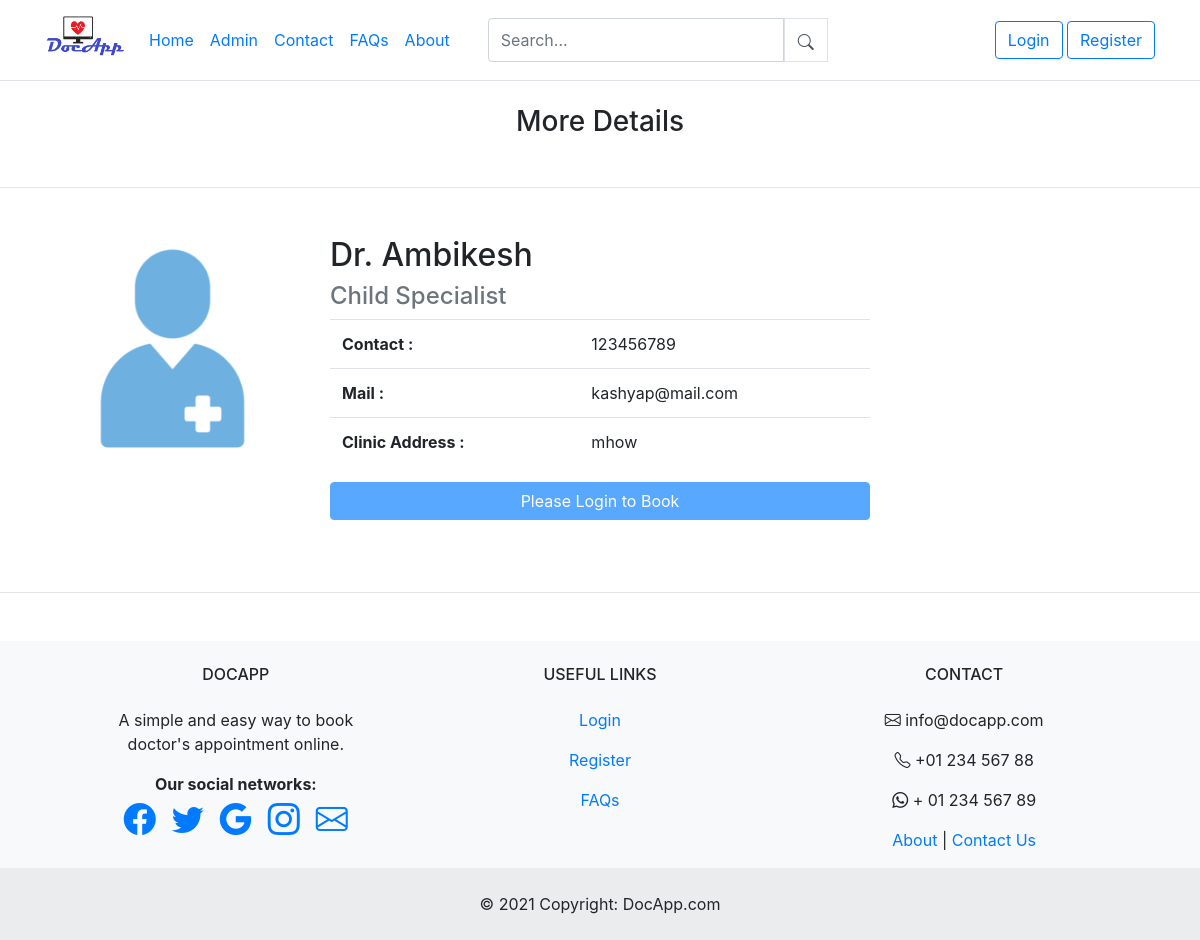
The page /moreDetails.php?doc_id=2 on the database its author committed.
### tables this page shows
CREATE TABLE `doc_info` (
  `d_id` int(11) NOT NULL,
  `d_mail` varchar(255) NOT NULL,
  `d_name` varchar(255) NOT NULL,
  `d_password` varchar(255) NOT NULL,
  `d_address` varchar(255) NOT NULL,
  `d_clinic_address` varchar(255) NOT NULL,
  `d_contact` int(10) NOT NULL,
  `d_specialist` varchar(255) NOT NULL,
  `licence_no` int(11) NOT NULL,
  `d_balance` int(11) NOT NULL DEFAULT 0,
  `self_status` varchar(10) NOT NULL DEFAULT 'NA',
  `admin_permission` varchar(10) NOT NULL DEFAULT 'G',
  `role` varchar(6) NOT NULL DEFAULT 'doctor'
);

### moreDetails.php (the view, shortened to what this page needs)
<!DOCTYPE html>
<html lang="en">
<head>
</head>
<body>
<header>
    <?php include('navbar.php');?>
</header>
<?php
include'dbconn.php';
$doc_id = isset($_GET['doc_id'])?$_GET['doc_id']:"";
$sql = "SELECT * FROM doc_info WHERE d_id='$doc_id'";
$run_sql = mysqli_query($connect,$sql);
$num_row = mysqli_num_rows($run_sql);
if($num_row == 1)
{
$result = mysqli_fetch_array($run_sql,MYSQLI_ASSOC);
$doc_name = ucfirst($result['d_name']);
$doc_mail = $result['d_mail'];
$doc_c_add = $result['d_clinic_address'];
$doc_contact = $result['d_contact'];
$doc_specialist = $result['d_specialist'];
$doc_id = $result['d_id'];
}
?>
<div class="container text-center">
    <div class="d-grid gap-2 col-6 mx-auto my-4">
        <h3>More Details</h3>
    </div>
</div>
<hr class="featurette-divider my-5">
<div class="container">
  <div class="row featurette">
  <div class="col-md-3 order-md-1">
      <img class="container rounded" src="docIcon.png">
    </div>
    <div class="col-md-6 order-md-2">
      <h2 class="featurette-heading"> Dr. <?php echo ucfirst($doc_name); ?></h2>
      <h4 class="text-muted"><?php echo $doc_specialist; ?> </h4>
      <table class="table">
      <tr>
      <th scope="row">Contact :</th>
      <td><?php echo $doc_contact; ?></td>
      </tr>
      <tr>
      <th scope="row">Mail :</th>
      <td><?php echo $doc_mail; ?></td>
      </tr>
      <tr>
      <th scope="row">Clinic Address :</th>
      <td><?php echo $doc_c_add; ?></td>
      </tr>
      </table>
      <?php
         if ($_SESSION)
         {
             if ($_SESSION['role'] == 'admin'){}
             elseif ($_SESSION['role'] == 'doctor'){}
           else {
             ?>
     <a href="appointment_book.php?doc_id=<?php echo $doc_id ?>" class="btn btn-primary btn-block mb-4 ">Book Appointment</a>
   <?php
   }
   }
   else{
   echo '<button type="button" class="btn btn-primary  btn-block mb-4" disabled>Please Login to Book</button>';
   }
   ?>
    </div>
  </div>
  </div>
  <hr class="featurette-divider my-5">
<footer>
    <?php include('footer.php');?>
</footer>
</body>
</html>

### rows shown on the page
doc_info: d_name "Ambikesh", d_specialist "Child Specialist", d_contact "123456789", d_mail "kashyap@mail.com", d_clinic_address "mhow"
